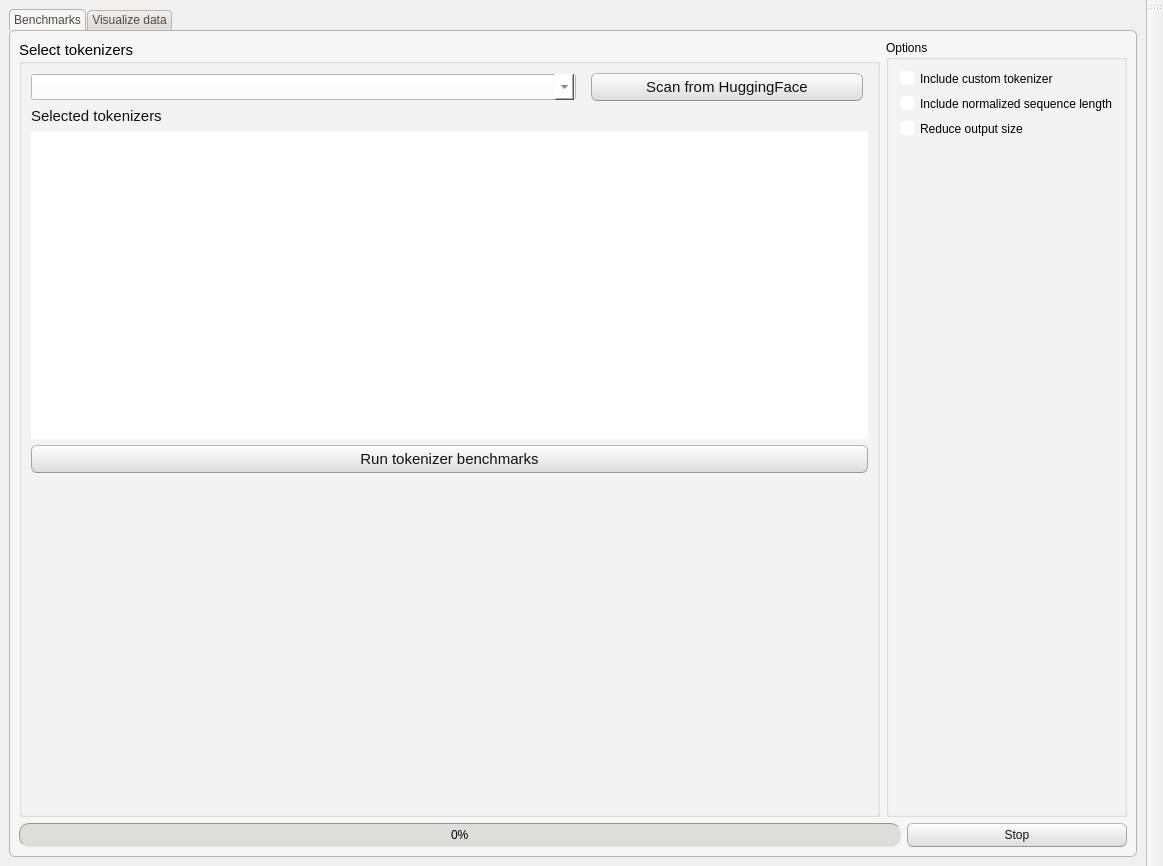
<?xml version="1.0" encoding="UTF-8"?>
<ui version="4.0">
 <class>MainWindow</class>
 <widget class="QMainWindow" name="MainWindow">
  <property name="geometry">
   <rect>
    <x>0</x>
    <y>0</y>
    <width>1163</width>
    <height>866</height>
   </rect>
  </property>
  <property name="minimumSize">
   <size>
    <width>800</width>
    <height>500</height>
   </size>
  </property>
  <property name="windowTitle">
   <string>TokenBenchy v1.4</string>
  </property>
  <property name="styleSheet">
   <string notr="true">/*
Ubuntu Style Sheet for QT Applications
Author: Jaime A. Quiroga P.
Company: GTRONICK
Last updated: 01/10/2021 (dd/mm/yyyy), 15:18.
Available at: https://github.com/GTRONICK/QSS/blob/master/Ubuntu.qss
*/
QMainWindow {
	background-color:#f0f0f0;
}
QCheckBox {
	padding:2px;
}
QCheckBox:hover {
	border:1px solid rgb(255,150,60);
	border-radius:4px;
	padding: 1px;
	background-color:qlineargradient(spread:pad, x1:0.5, y1:1, x2:0.5, y2:0, stop:0 rgba(190, 90, 50, 50), stop:1 rgba(250, 130, 40, 50));
}
QCheckBox::indicator:checked {
	border:1px solid rgb(246, 134, 86);
	border-radius:4px;
  	background-color:rgb(246, 134, 86)
}
QCheckBox::indicator:unchecked {
	border-width:1px solid rgb(246, 134, 86);
	border-radius:4px;
  	background-color:rgb(255,255,255);
}
QColorDialog {
	background-color:#f0f0f0;
}
QComboBox {
	color:rgb(81,72,65);
	background: #ffffff;
}
QComboBox:editable {
	selection-color:rgb(81,72,65);
	selection-background-color: #ffffff;
}
QComboBox QAbstractItemView {
	selection-color: #ffffff;
	selection-background-color: rgb(246, 134, 86);
}
QComboBox:!editable:on, QComboBox::drop-down:editable:on {
	color:  #1e1d23;	
}
QDateTimeEdit, QDateEdit, QDoubleSpinBox, QFontComboBox {
	color:rgb(81,72,65);
	background-color: #ffffff;
}

QDialog {
	background-color:#f0f0f0;
}

QLabel,QLineEdit {
	color:rgb(17,17,17);
}
QLineEdit {
	background-color:rgb(255,255,255);
	selection-background-color:rgb(236,116,64);
}
QMenuBar {
	color:rgb(223,219,210);
	background-color:rgb(65,64,59);
}
QMenuBar::item {
	padding-top:4px;
	padding-left:4px;
	padding-right:4px;
	color:rgb(223,219,210);
	background-color:rgb(65,64,59);
}
QMenuBar::item:selected {
	color:rgb(255,255,255);
	padding-top:2px;
	padding-left:2px;
	padding-right:2px;
	border-top-width:2px;
	border-left-width:2px;
	border-right-width:2px;
	border-top-right-radius:4px;
	border-top-left-radius:4px;
	border-style:solid;
	background-color:rgb(65,64,59);
	border-top-color: rgb(47,47,44);
	border-right-color: qlineargradient(spread:pad, x1:0, y1:1, x2:1, y2:0, stop:0 rgba(90, 87, 78, 255), stop:1 rgba(47,47,44, 255));
	border-left-color:  qlineargradient(spread:pad, x1:1, y1:0, x2:0, y2:0, stop:0 rgba(90, 87, 78, 255), stop:1 rgba(47,47,44, 255));
}
QMenu {
	color:rgb(223,219,210);
	background-color:rgb(65,64,59);
}
QMenu::item {
	color:rgb(223,219,210);
	padding:4px 10px 4px 20px;
}
QMenu::item:selected {
	color:rgb(255,255,255);
	background-color: qlineargradient(spread:pad, x1:0.5, y1:1, x2:0.5, y2:0, stop:0 rgba(225, 108, 54, 255), stop:1 rgba(246, 134, 86, 255));
	border-style:solid;
	border-width:3px;
	padding:4px 7px 4px 17px;
	border-bottom-color:qlineargradient(spread:pad, x1:0.5, y1:1, x2:0.5, y2:0, stop:0 rgba(175,85,48,255), stop:1 rgba(236,114,67, 255));
	border-top-color:qlineargradient(spread:pad, x1:0.5, y1:1, x2:0.5, y2:0, stop:0 rgba(253,156,113,255), stop:1 rgba(205,90,46, 255));
	border-right-color:qlineargradient(spread:pad, x1:0, y1:0.5, x2:1, y2:0.5, stop:0 rgba(253,156,113,255), stop:1 rgba(205,90,46, 255));
	border-left-color:qlineargradient(spread:pad, x1:1, y1:0.5, x2:0, y2:0.5, stop:0 rgba(253,156,113,255), stop:1 rgba(205,90,46, 255));
}
QPlainTextEdit {
	border: 1px solid transparent;
	color:rgb(17,17,17);
	selection-background-color:rgb(236,116,64);
    background-color: #FFFFFF;
}
QProgressBar {
	text-align: center;
	color: rgb(0, 0, 0);
	border: 1px inset rgb(150,150,150); 
	border-radius: 10px;
	background-color:rgb(221,221,219);
}
QProgressBar::chunk:horizontal {
	background-color: qlineargradient(spread:pad, x1:0.5, y1:1, x2:0.5, y2:0, stop:0 rgba(225, 108, 54, 255), stop:1 rgba(246, 134, 86, 255));
	border:1px solid;
	border-radius:8px;
	border-bottom-color:qlineargradient(spread:pad, x1:0.5, y1:1, x2:0.5, y2:0, stop:0 rgba(175,85,48,255), stop:1 rgba(236,114,67, 255));
	border-top-color:qlineargradient(spread:pad, x1:0.5, y1:1, x2:0.5, y2:0, stop:0 rgba(253,156,113,255), stop:1 rgba(205,90,46, 255));
	border-right-color:qlineargradient(spread:pad, x1:0, y1:0.5, x2:1, y2:0.5, stop:0 rgba(253,156,113,255), stop:1 rgba(205,90,46, 255));
	border-left-color:qlineargradient(spread:pad, x1:1, y1:0.5, x2:0, y2:0.5, stop:0 rgba(253,156,113,255), stop:1 rgba(205,90,46, 255));
}
QPushButton{
	color:rgb(17,17,17);
	border-width: 1px;
	border-radius: 6px;
	border-bottom-color: rgb(150,150,150);
	border-right-color: rgb(165,165,165);
	border-left-color: rgb(165,165,165);
	border-top-color: rgb(180,180,180);
	border-style: solid;
	padding: 4px;
	background-color: qlineargradient(spread:pad, x1:0.5, y1:1, x2:0.5, y2:0, stop:0 rgba(220, 220, 220, 255), stop:1 rgba(255, 255, 255, 255));
}
QPushButton:hover{
	color:rgb(17,17,17);
	border-width: 1px;
	border-radius:6px;
	border-top-color: rgb(255,150,60);
	border-right-color: qlineargradient(spread:pad, x1:0, y1:1, x2:1, y2:0, stop:0 rgba(200, 70, 20, 255), stop:1 rgba(255,150,60, 255));
	border-left-color:  qlineargradient(spread:pad, x1:1, y1:0, x2:0, y2:0, stop:0 rgba(200, 70, 20, 255), stop:1 rgba(255,150,60, 255));
	border-bottom-color: rgb(200,70,20);
	border-style: solid;
	padding: 2px;
	background-color: qlineargradient(spread:pad, x1:0.5, y1:1, x2:0.5, y2:0, stop:0 rgba(220, 220, 220, 255), stop:1 rgba(255, 255, 255, 255));
}
QPushButton:default{
	color:rgb(17,17,17);
	border-width: 1px;
	border-radius:6px;
	border-top-color: rgb(255,150,60);
	border-right-color: qlineargradient(spread:pad, x1:0, y1:1, x2:1, y2:0, stop:0 rgba(200, 70, 20, 255), stop:1 rgba(255,150,60, 255));
	border-left-color:  qlineargradient(spread:pad, x1:1, y1:0, x2:0, y2:0, stop:0 rgba(200, 70, 20, 255), stop:1 rgba(255,150,60, 255));
	border-bottom-color: rgb(200,70,20);
	border-style: solid;
	padding: 2px;
	background-color: qlineargradient(spread:pad, x1:0.5, y1:1, x2:0.5, y2:0, stop:0 rgba(220, 220, 220, 255), stop:1 rgba(255, 255, 255, 255));
}
QPushButton:pressed{
	color:rgb(17,17,17);
	border-width: 1px;
	border-radius: 6px;
	border-width: 1px;
	border-top-color: rgba(255,150,60,200);
	border-right-color: qlineargradient(spread:pad, x1:0, y1:1, x2:1, y2:0, stop:0 rgba(200, 70, 20, 255), stop:1 rgba(255,150,60, 200));
	border-left-color:  qlineargradient(spread:pad, x1:1, y1:0, x2:0, y2:0, stop:0 rgba(200, 70, 20, 255), stop:1 rgba(255,150,60, 200));
	border-bottom-color: rgba(200,70,20,200);
	border-style: solid;
	padding: 2px;
	background-color: qlineargradient(spread:pad, x1:0.5, y1:0, x2:0.5, y2:1, stop:0 rgba(220, 220, 220, 255), stop:1 rgba(255, 255, 255, 255));
}
QPushButton:disabled{
	color:rgb(174,167,159);
	border-width: 1px;
	border-radius: 6px;
	background-color: qlineargradient(spread:pad, x1:0.5, y1:1, x2:0.5, y2:0, stop:0 rgba(200, 200, 200, 255), stop:1 rgba(230, 230, 230, 255));
}
QRadioButton {
	padding: 1px;
}
QRadioButton::indicator:checked {
	height: 10px;
	width: 10px;
	border-style:solid;
	border-radius:5px;
	border-width: 1px;
	border-color: rgba(246, 134, 86, 255);
	color: #a9b7c6;
	background-color:rgba(246, 134, 86, 255);
}
QRadioButton::indicator:!checked {
	height: 10px;
	width: 10px;
	border-style:solid;
	border-radius:5px;
	border-width: 1px;
	border-color: rgb(246, 134, 86);
	color: #a9b7c6;
	background-color: transparent;
}
QScrollArea {
	color: white;
	background-color:#f0f0f0;
}
QSlider::groove {
	border-style: solid;
	border-width: 1px;
	border-color: rgb(207,207,207);
}
QSlider::groove:horizontal {
	height: 5px;
	background: rgb(246, 134, 86);
}
QSlider::groove:vertical {
	width: 5px;
	background: rgb(246, 134, 86);
}
QSlider::handle:horizontal {
	background: rgb(253,253,253);
	border-style: solid;
	border-width: 1px;
	border-color: rgb(207,207,207);
	width: 12px;
	margin: -5px 0;
	border-radius: 7px;
}
QSlider::handle:vertical {
	background: rgb(253,253,253);
	border-style: solid;
	border-width: 1px;
	border-color: rgb(207,207,207);
	height: 12px;
	margin: 0 -5px;
	border-radius: 7px;
}
QSlider::add-page:horizontal, QSlider::add-page:vertical {
 	background: white;
}
QSlider::sub-page:horizontal, QSlider::sub-page:vertical {
	background: rgb(246, 134, 86);
}
QStatusBar, QSpinBox {
	color:rgb(81,72,65);
}
QSpinBox {
	background-color: #ffffff;
}
QScrollBar:horizontal {
	max-height: 20px;
	border: 1px transparent;
	margin: 0px 20px 0px 20px;
}
QScrollBar::handle:horizontal {
	background: rgb(253,253,253);
	border: 1px solid rgb(207,207,207);
	border-radius: 7px;
	min-width: 25px;
}
QScrollBar::handle:horizontal:hover {
	background: rgb(253,253,253);
	border: 1px solid rgb(255,150,60);
	border-radius: 7px;
	min-width: 25px;
}
QScrollBar::add-line:horizontal {
  	border: 1px solid rgb(207,207,207);
  	border-top-right-radius: 7px;
  	border-top-left-radius: 7px;
  	border-bottom-right-radius: 7px;
  	background: rgb(255, 255, 255);
  	width: 20px;
  	subcontrol-position: right;
  	subcontrol-origin: margin;
}
QScrollBar::add-line:horizontal:hover {
  	border: 1px solid rgb(255,150,60);
  	border-top-right-radius: 7px;
  	border-top-left-radius: 7px;
  	border-bottom-right-radius: 7px;
  	background: rgb(255, 255, 255);
  	width: 20px;
  	subcontrol-position: right;
  	subcontrol-origin: margin;
}
QScrollBar::add-line:horizontal:pressed {
  	border: 1px solid grey;
  	border-top-left-radius: 7px;
  	border-top-right-radius: 7px;
  	border-bottom-right-radius: 7px;
  	background: rgb(231,231,231);
  	width: 20px;
  	subcontrol-position: right;
  	subcontrol-origin: margin;
}
QScrollBar::sub-line:horizontal {
  	border: 1px solid rgb(207,207,207);
  	border-top-right-radius: 7px;
  	border-top-left-radius: 7px;
  	border-bottom-left-radius: 7px;
  	background: rgb(255, 255, 255);
  	width: 20px;
  	subcontrol-position: left;
  	subcontrol-origin: margin;
}
QScrollBar::sub-line:horizontal:hover {
  	border: 1px solid rgb(255,150,60);
  	border-top-right-radius: 7px;
  	border-top-left-radius: 7px;
  	border-bottom-left-radius: 7px;
  	background: rgb(255, 255, 255);
  	width: 20px;
  	subcontrol-position: left;
  	subcontrol-origin: margin;
}
QScrollBar::sub-line:horizontal:pressed {
  	border: 1px solid grey;
  	border-top-right-radius: 7px;
  	border-top-left-radius: 7px;
  	border-bottom-left-radius: 7px;
  	background: rgb(231,231,231);
  	width: 20px;
  	subcontrol-position: left;
  	subcontrol-origin: margin;
}
QScrollBar::left-arrow:horizontal {
  	border: 1px transparent grey;
  	border-top-left-radius: 3px;
  	border-bottom-left-radius: 3px;
  	width: 6px;
  	height: 6px;
  	background: rgb(230,230,230);
}
QScrollBar::right-arrow:horizontal {
	border: 1px transparent grey;
	border-top-right-radius: 3px;
	border-bottom-right-radius: 3px;
  	width: 6px;
  	height: 6px;
 	background: rgb(230,230,230);
}
QScrollBar::add-page:horizontal, QScrollBar::sub-page:horizontal {
 	background: none;
} 
QScrollBar:vertical {
	max-width: 20px;
	border: 1px transparent grey;
	margin: 20px 0px 20px 0px;
}
QScrollBar::add-line:vertical {
	border: 1px solid;
	border-color: rgb(207,207,207);
	border-bottom-right-radius: 7px;
	border-bottom-left-radius: 7px;
	border-top-left-radius: 7px;
	background: rgb(255, 255, 255);
  	height: 20px;
  	subcontrol-position: bottom;
  	subcontrol-origin: margin;
}
QScrollBar::add-line:vertical:hover {
  	border: 1px solid;
  	border-color: rgb(255,150,60);
  	border-bottom-right-radius: 7px;
  	border-bottom-left-radius: 7px;
  	border-top-left-radius: 7px;
  	background: rgb(255, 255, 255);
  	height: 20px;
  	subcontrol-position: bottom;
  	subcontrol-origin: margin;
}
QScrollBar::add-line:vertical:pressed {
  	border: 1px solid grey;
  	border-bottom-left-radius: 7px;
  	border-bottom-right-radius: 7px;
  	border-top-left-radius: 7px;
  	background: rgb(231,231,231);
  	height: 20px;
  	subcontrol-position: bottom;
  	subcontrol-origin: margin;
}
QScrollBar::sub-line:vertical {
  	border: 1px solid rgb(207,207,207);
  	border-top-right-radius: 7px;
  	border-top-left-radius: 7px;
  	border-bottom-left-radius: 7px;
  	background: rgb(255, 255, 255);
  	height: 20px;
  	subcontrol-position: top;
  	subcontrol-origin: margin;
}
QScrollBar::sub-line:vertical:hover {
  	border: 1px solid rgb(255,150,60);
  	border-top-right-radius: 7px;
  	border-top-left-radius: 7px;
  	border-bottom-left-radius: 7px;
	background: rgb(255, 255, 255);
  	height: 20px;
  	subcontrol-position: top;
  	subcontrol-origin: margin;
}
QScrollBar::sub-line:vertical:pressed {
  	border: 1px solid grey;
  	border-top-left-radius: 7px;
  	border-top-right-radius: 7px;
  	background: rgb(231,231,231);
 	height: 20px;
  	subcontrol-position: top;
  	subcontrol-origin: margin;
}
QScrollBar::handle:vertical {
	background: rgb(253,253,253);
	border: 1px solid rgb(207,207,207);
	border-radius: 7px;
	min-height: 25px;
}
QScrollBar::handle:vertical:hover {
	background: rgb(253,253,253);
	border: 1px solid rgb(255,150,60);
	border-radius: 7px;
	min-height: 25px;
}
QScrollBar::up-arrow:vertical {
	border: 1px transparent grey;
  	border-top-left-radius: 3px;
	border-top-right-radius: 3px;
  	width: 6px;
  	height: 6px;
  	background: rgb(230,230,230);
}
QScrollBar::down-arrow:vertical {
  	border: 1px transparent grey;
  	border-bottom-left-radius: 3px;
  	border-bottom-right-radius: 3px;
  	width: 6px;
  	height: 6px;
  	background: rgb(230,230,230);
}
QScrollBar::add-page:vertical, QScrollBar::sub-page:vertical {
  	background: none;
}
QTabWidget {
	color:rgb(0,0,0);
	background-color:rgb(247,246,246);
}
QTabWidget::pane {
	border-color: rgb(180,180,180);
	background-color:rgb(247,246,246);
	border-style: solid;
	border-width: 1px;
  	border-radius: 6px;
}
QTabBar::tab {
	padding-left:4px;
	padding-right:4px;
	padding-bottom:2px;
	padding-top:2px;
	color:rgb(81,72,65);
  	background-color: qlineargradient(spread:pad, x1:0.5, y1:1, x2:0.5, y2:0, stop:0 rgba(221,218,217,255), stop:1 rgba(240,239,238,255));
	border-style: solid;
	border-width: 1px;
  	border-top-right-radius:4px;
	border-top-left-radius:4px;
	border-top-color: rgb(180,180,180);
	border-left-color: rgb(180,180,180);
	border-right-color: rgb(180,180,180);
	border-bottom-color: transparent;
}
QTabBar::tab:selected, QTabBar::tab:last:selected, QTabBar::tab:hover {
  	background-color:rgb(247,246,246);
  	margin-left: 0px;
  	margin-right: 1px;
}
QTabBar::tab:!selected {
	margin-top: 1px;
	margin-right: 1px;
}
QTextEdit {
	border-width: 1px;
	border-style: solid;
	border-color:transparent;
	color:rgb(17,17,17);
	selection-background-color:rgb(236,116,64);
}
QTimeEdit, QToolBox, QToolBox::tab, QToolBox::tab:selected {
	color:rgb(81,72,65);
	background-color: #ffffff;
}</string>
  </property>
  <widget class="QWidget" name="centralwidget">
   <property name="styleSheet">
    <string notr="true"/>
   </property>
   <layout class="QHBoxLayout" name="horizontalLayout_2">
    <item>
     <widget class="QTabWidget" name="tabWidget">
      <property name="maximumSize">
       <size>
        <width>16777215</width>
        <height>16777212</height>
       </size>
      </property>
      <property name="currentIndex">
       <number>0</number>
      </property>
      <widget class="QWidget" name="tab">
       <attribute name="title">
        <string>Benchmarks</string>
       </attribute>
       <layout class="QVBoxLayout" name="verticalLayout_3">
        <item>
         <layout class="QHBoxLayout" name="horizontalLayout_4">
          <item>
           <widget class="QGroupBox" name="tokenizerGroup">
            <property name="font">
             <font>
              <pointsize>11</pointsize>
             </font>
            </property>
            <property name="title">
             <string>Select tokenizers</string>
            </property>
            <layout class="QGridLayout" name="gridLayout">
             <item row="1" column="0">
              <layout class="QVBoxLayout" name="verticalLayout">
               <item>
                <widget class="QLabel" name="label_2">
                 <property name="text">
                  <string>Selected tokenizers</string>
                 </property>
                </widget>
               </item>
               <item>
                <widget class="QPlainTextEdit" name="tokenizersToBenchmark">
                 <property name="toolTip">
                  <string>&lt;html&gt;&lt;head/&gt;&lt;body&gt;&lt;p&gt;Add tokenizers here using their string identifier from HuggingFace&lt;/p&gt;&lt;/body&gt;&lt;/html&gt;</string>
                 </property>
                </widget>
               </item>
              </layout>
             </item>
             <item row="3" column="0">
              <widget class="QPushButton" name="runBenchmarks">
               <property name="text">
                <string>Run tokenizer benchmarks</string>
               </property>
              </widget>
             </item>
             <item row="0" column="0">
              <layout class="QHBoxLayout" name="horizontalLayout" stretch="2,1">
               <property name="spacing">
                <number>15</number>
               </property>
               <property name="rightMargin">
                <number>5</number>
               </property>
               <item>
                <widget class="QComboBox" name="selectTokenizers"/>
               </item>
               <item>
                <widget class="QPushButton" name="scanHF">
                 <property name="text">
                  <string>Scan from HuggingFace</string>
                 </property>
                </widget>
               </item>
              </layout>
             </item>
             <item row="4" column="0">
              <spacer name="verticalSpacer_2">
               <property name="orientation">
                <enum>Qt::Orientation::Vertical</enum>
               </property>
               <property name="sizeHint" stdset="0">
                <size>
                 <width>20</width>
                 <height>40</height>
                </size>
               </property>
              </spacer>
             </item>
            </layout>
           </widget>
          </item>
          <item>
           <widget class="QGroupBox" name="optionsGroup">
            <property name="title">
             <string>Options</string>
            </property>
            <layout class="QVBoxLayout" name="verticalLayout_2">
             <item>
              <widget class="QCheckBox" name="includeCustomToken">
               <property name="toolTip">
                <string>&lt;html&gt;&lt;head/&gt;&lt;body&gt;&lt;p&gt;If you have a custom tokenizer, you can include it in the benchmarks. Remember to add the tokenizer files into resources/tokenizers/custom&lt;/p&gt;&lt;/body&gt;&lt;/html&gt;</string>
               </property>
               <property name="text">
                <string>Include custom tokenizer</string>
               </property>
              </widget>
             </item>
             <item>
              <widget class="QCheckBox" name="includeNSL">
               <property name="text">
                <string>Include normalized sequence length</string>
               </property>
              </widget>
             </item>
             <item>
              <widget class="QCheckBox" name="reduceSize">
               <property name="text">
                <string>Reduce output size</string>
               </property>
              </widget>
             </item>
             <item>
              <spacer name="verticalSpacer">
               <property name="orientation">
                <enum>Qt::Orientation::Vertical</enum>
               </property>
               <property name="sizeHint" stdset="0">
                <size>
                 <width>20</width>
                 <height>40</height>
                </size>
               </property>
              </spacer>
             </item>
            </layout>
           </widget>
          </item>
         </layout>
        </item>
        <item>
         <layout class="QHBoxLayout" name="horizontalLayout_6" stretch="4,1">
          <item>
           <widget class="QProgressBar" name="progressBar">
            <property name="maximumSize">
             <size>
              <width>16777215</width>
              <height>50</height>
             </size>
            </property>
            <property name="value">
             <number>0</number>
            </property>
           </widget>
          </item>
          <item>
           <widget class="QPushButton" name="stopThread">
            <property name="text">
             <string>Stop</string>
            </property>
           </widget>
          </item>
         </layout>
        </item>
       </layout>
      </widget>
      <widget class="QWidget" name="tab_2">
       <attribute name="title">
        <string>Visualize data</string>
       </attribute>
       <layout class="QVBoxLayout" name="verticalLayout_4">
        <item>
         <widget class="QCheckBox" name="saveImages">
          <property name="text">
           <string>Automatically save images</string>
          </property>
          <property name="checked">
           <bool>true</bool>
          </property>
         </widget>
        </item>
        <item>
         <widget class="QGraphicsView" name="figureCanvas"/>
        </item>
        <item>
         <widget class="QPushButton" name="visualizeResults">
          <property name="text">
           <string>Visualize benchmarks results</string>
          </property>
         </widget>
        </item>
        <item>
         <widget class="QPushButton" name="clearImg">
          <property name="text">
           <string>Clear</string>
          </property>
         </widget>
        </item>
        <item>
         <layout class="QHBoxLayout" name="horizontalLayout_3">
          <item>
           <widget class="QPushButton" name="previousImg">
            <property name="text">
             <string>Previous</string>
            </property>
           </widget>
          </item>
          <item>
           <widget class="QPushButton" name="nextImg">
            <property name="text">
             <string>Next</string>
            </property>
           </widget>
          </item>
         </layout>
        </item>
       </layout>
      </widget>
     </widget>
    </item>
   </layout>
  </widget>
  <widget class="QMenuBar" name="menubar">
   <property name="geometry">
    <rect>
     <x>0</x>
     <y>0</y>
     <width>1163</width>
     <height>26</height>
    </rect>
   </property>
  </widget>
  <widget class="QToolBar" name="toolBar">
   <property name="windowTitle">
    <string>toolBar</string>
   </property>
   <attribute name="toolBarArea">
    <enum>RightToolBarArea</enum>
   </attribute>
   <attribute name="toolBarBreak">
    <bool>false</bool>
   </attribute>
  </widget>
 </widget>
 <resources/>
 <connections/>
</ui>
